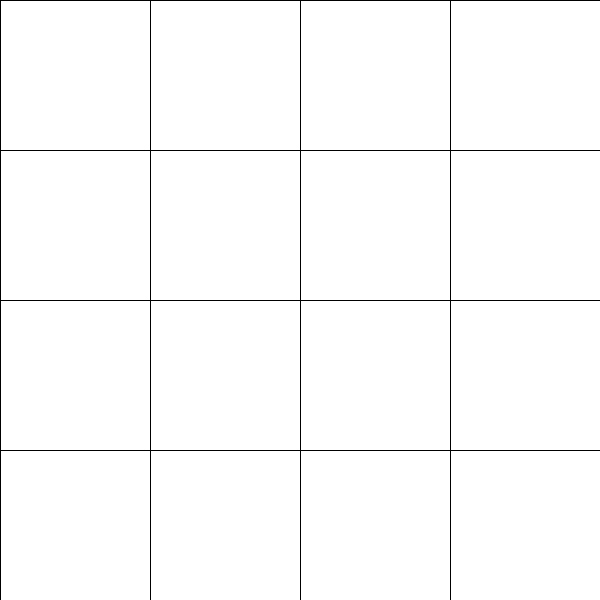
Frame 1 (no input)
Frame 60 (the mouse pressed at the canvas centre just before this capture): identical to frame 1, image omitted
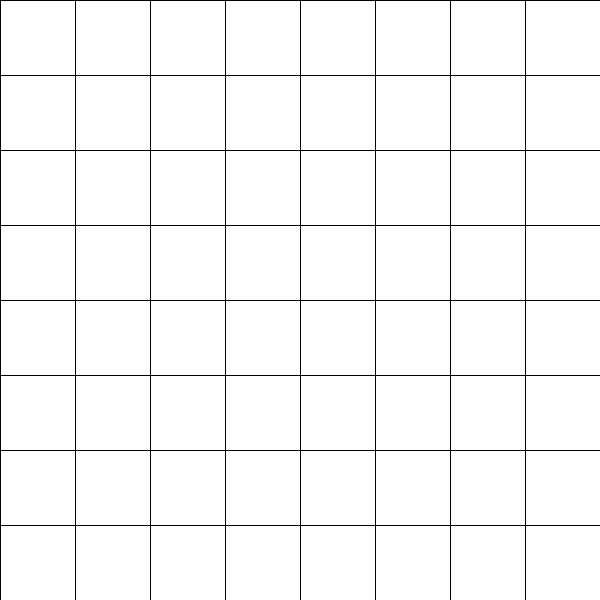
Frame 120 (the mouse held since frame 60 and released just before this capture)

The Processing sketch that drew these frames (run headless with seeded random() and noise(); from frame 60 on, the mouse is pressed at the canvas centre):

// Processing sketch: Grid1
// ── Grid1.pde

/*Ashutosh Gajankush*/

void setup() {
  size(600,600);
}

int value = 4;

void draw(){
  for(int x=0;x<width;x+=width/value){
   for(int y=0;y<height;y+=height/value){
     rect(x,y, width/value, height/value);
   }
  } 
}
//Click the mouse button to change from 4*4 grid to 8*8 and over again
void mousePressed() {
  if (value == 4) {
    value = 8;
  } else {
    value = 4;
  }
}
